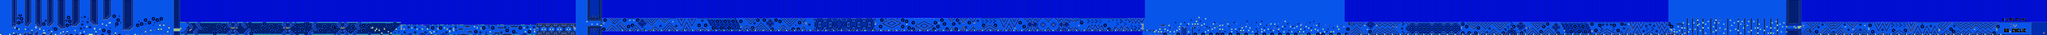

Below is a game level as drawn by its tile map, then a one-line description and the .tmx that defines it (tile-layer data replaced by summaries):
An orthogonal 1568x27 tile map with 16x16 px tiles, 2 tile layers (SP, ...), 2 tilesets.

<map version="1.10" tiledversion="1.11.2" orientation="orthogonal" renderorder="right-down" width="1568" height="27" tilewidth="16" tileheight="16" infinite="0" nextlayerid="3" nextobjectid="1">
 <editorsettings>
  <chunksize width="16" height="27" />
  <export target="../LEVELS/LEVEL DATA/lvlset_C/sonicwave.csv" format="csv" />
 </editorsettings>
 <tileset firstgid="1" name="famidash" tilewidth="16" tileheight="16" tilecount="256" columns="16">
  <image source="../GRAPHICS/famidash.bmp" width="256" height="256" />
 </tileset>
 <tileset firstgid="257" name="sprites" tilewidth="16" tileheight="16" tilecount="256" columns="16">
  <image source="../GRAPHICS/sprites.png" width="256" height="256" />
 </tileset>
 <layer id="1" width="1568" height="27">
  <data>[42336 cells, 42336 non-empty, 119 distinct tile ids]</data>
 </layer>
 <layer id="2" name="SP" width="1568" height="27">
  <data>[42336 cells, 941 non-empty, 45 distinct tile ids]</data>
 </layer>
</map>
